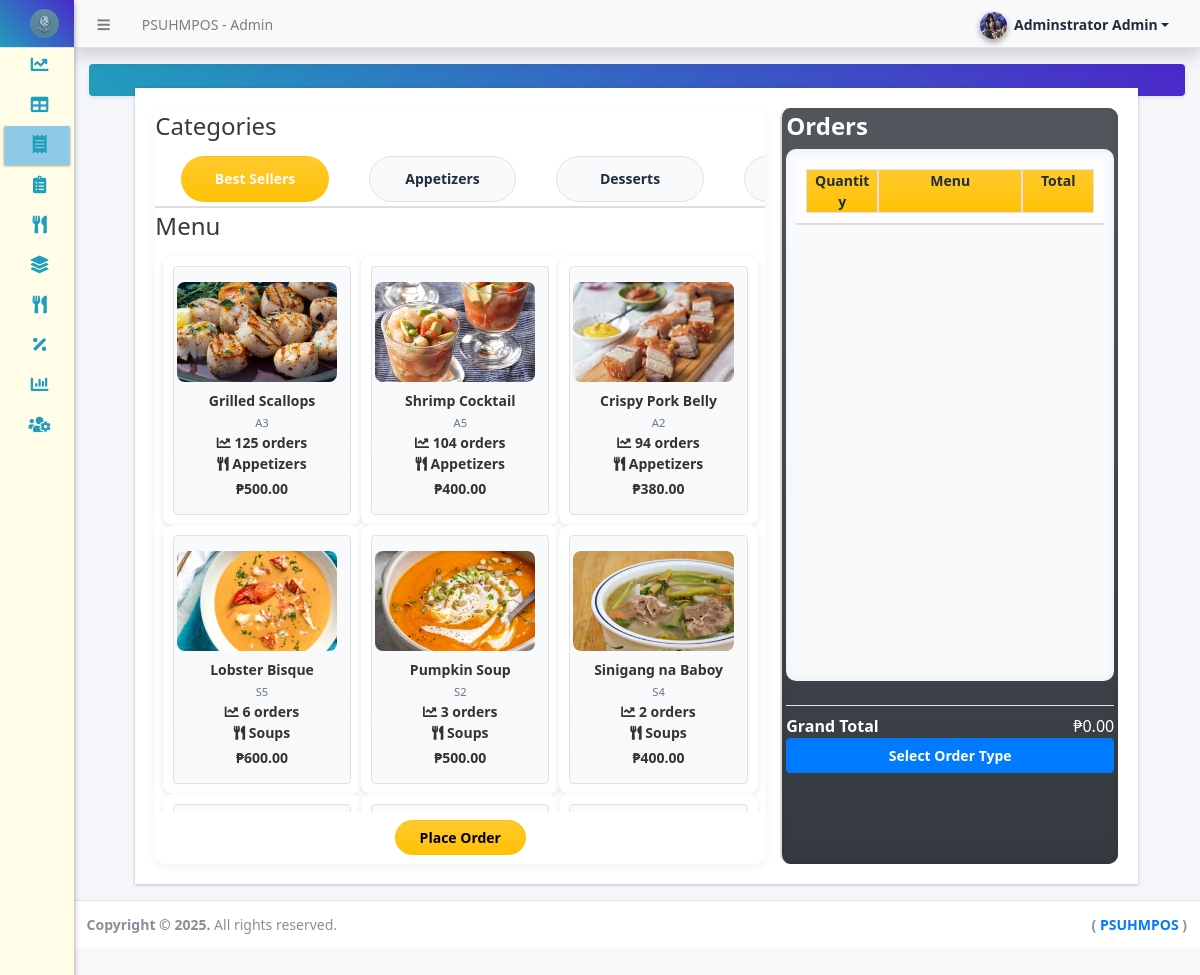
Screenshot of /admin/?page=sales/manage_sale (signed in) with the database file from the repository.
### tables this page shows
CREATE TABLE `category_list` (
  `id` int(30) NOT NULL,
  `name` text NOT NULL,
  `description` text NOT NULL,
  `status` tinyint(1) NOT NULL DEFAULT 1,
  `delete_flag` tinyint(1) NOT NULL DEFAULT 0,
  `date_created` datetime NOT NULL DEFAULT current_timestamp(),
  `date_updated` datetime NOT NULL DEFAULT current_timestamp() ON UPDATE current_timestamp()
);

CREATE TABLE `menu_list` (
  `id` int(30) NOT NULL,
  `category_id` int(30) NOT NULL,
  `code` varchar(100) NOT NULL,
  `name` text NOT NULL,
  `description` text NOT NULL,
  `price` float(12,2) NOT NULL DEFAULT 0.00,
  `status` tinyint(1) NOT NULL DEFAULT 1,
  `delete_flag` tinyint(1) NOT NULL DEFAULT 0,
  `date_created` datetime NOT NULL DEFAULT current_timestamp(),
  `date_updated` datetime NOT NULL DEFAULT current_timestamp() ON UPDATE current_timestamp(),
  `image_path` varchar(255) DEFAULT NULL
);

### admin/sales/manage_sale.php (the view, shortened to what this page needs)
<div class="content kitchen-header-gradient py-3 px-4 rounded shadow-sm mb-3">
</div>
<div class="row mt-n4 justify-content-center">
    <div class="col-lg-11 col-md-11 col-sm-12 col-xs-12">
        <div class="card rounded-0">
            <div class="card-body">
                <form action="" id="sales-form">
                    <div id="pos-field">
                        <div id="menu-list">
                            <fieldset>
                                <legend>Categories</legend>
                           <div id="cat-list" class="py-1">
    <button class="btn btn-xs rounded-pill px-2 cat_btn mx-3 col-lg-3 col-md-4 col-sm-6 col-xs-10 bg-gradient-warning text-light" type="button" data-id='0'>Best Sellers</button>
    <?php
    $categories = $conn->query("SELECT * FROM category_list where delete_flag = 0 and status = 1 order by name asc");
    while($row = $categories->fetch_assoc()):
    ?>
    <button class="btn btn-xs rounded-pill px-2 cat_btn mx-3 col-lg-3 col-md-4 col-sm-6 col-xs-10 bg-gradient-light border" type="button" data-id='<?= $row['id'] ?>'><?= $row['name'] ?></button>
    <?php endwhile; ?>
</div>
                            </fieldset>
                            <fieldset>
                                <legend>Menu</legend>
                                <div id="item-list" class="py-1 overflow-auto">
                                              <div class="row row-cols-xl-3 row-cols-md-2 row-cols-sm-1 gy-2 gx-2">
                                    <?php
                                    $cat_list = $conn->query("SELECT name from category_list");
                                    while($cat_row = $cat_list->fetch_assoc()):
                                     $cat_name = $cat_row["name"];
                                    ?>
                                    <br/>
                                    <?php
                                    $bestSellers = $conn->query("SELECT *,
                                                        COUNT(order_items.menu_id) AS total_orders,category_list.name AS cat_name, menu_list.name AS menu_name
                                                    FROM menu_list
                                                    INNER JOIN order_items
                                                        ON menu_list.id = order_items.menu_id
                                                    INNER JOIN category_list ON category_list.id = menu_list.category_id
                                                    WHERE menu_list.delete_flag = 0
                                                    AND menu_list.status = 1
                                                    AND category_list.name = '$cat_name'
                                                    GROUP BY menu_list.id, menu_list.name
                                                    ORDER BY total_orders DESC LIMIT 3;");
                                    while($row = $bestSellers->fetch_assoc()):
                                    ?>
                                    <div class="col <?= isset($cid) && $cid == $row['category_id'] ? "" : "d-none" ?> menu-item" data-cat-id='0'>
                                        <button class="btn btn-default btn-block btn-xs rounded px-2 bg-gradient-light border item-btn text-left" type="button" data-id='<?= $row['menu_id'] ?>' data-price='<?= $row['price'] ?>'>
                                            <div class="d-flex flex-column align-items-center">
                                                <img src="<?= isset($row['image_path']) && !empty($row['image_path']) ? base_url . 'uploads/image/' . htmlspecialchars($row['image_path']) : 'path_to_placeholder_image.jpg' ?>"
                                                     alt="<?= htmlspecialchars($row['name']) ?>"
                                                     style="width: 100%; height: 100px; object-fit: cover; border-radius: 8px;">
                                                <div class="text-center mt-2">
                                                    <div class="font-weight-bold"><?= htmlspecialchars($row['menu_name']) ?> </div>
                                                    <small class="text-muted"><?= $row['code'] ?></small>
                                                    <br/>
                                                        <div class="menu-stats-container">
        <div class="stat-item orders">
            <i class="fas fa-chart-line"></i>
            <span class="stat-number"><?= $row['total_orders'] ?></span>
            <span class="stat-label"><?= $row['total_orders']<2?"order":"orders" ?></span>
        </div>
        <div class="stat-item category">
            <i class="fas fa-utensils"></i>
            <span class="stat-text"><?= $cat_name ?></span>
        </div>
    </div>
                                                    <div class="font-weight-bold mt-1">₱<?= number_format($row['price'], 2) ?></div>
                                                </div>
                                            </div>
                                        </button>
                                    </div>
                                    <?php endwhile;
                                    endwhile; ?>
                                    </div>
                                </div>
                            </fieldset>
                            <div class="text-center py-2">
                                <button type="submit" id="place_order" class="btn btn-warning bg-gradient-warning rounded-pill px-4">Place Order</button>
                            </div>
                        </div>
                        <div id="order-list" class="bg-gradient-dark p-1">
                            <h4><b>Orders</b></h4>
                            <div id="order-items-holder" class="bg-gradient-light mb-3">
                                <div id="order-items-header">
                                    <div class="d-flex w-100 bg-gradient-warning">
                                        <div class="col-3 text-center font-weight-bolder m-0 border">Quantity</div>
                                        <div class="col-6 text-center font-weight-bolder m-0 border">Menu</div>
                                        <div class="col-3 text-center font-weight-bolder m-0 border">Total</div>
                                    </div>
                                </div>
                            </div>
<div class="d-flex justify-content-between align-items-center w-100 mt-2 pt-2 border-top">
    <span class="font-weight-bold text-white" style="font-size: 16px;">Grand Total</span>
    <span class="text-white text-right" style="font-size: 16px;" id="grand_total">₱0.00</span>
</div>
<button type="button" class="btn btn-primary" data-toggle="modal" data-target="#myModal">
    Select Order Type
</button>
                        </div>
                    </div>
                </form>
            </div>
        </div>
    </div>
</div>
        </div>
    </div>
</div>

### admin/sales/manage_sale.php (style rules this page uses)
body { font-family: 'Segoe UI', Tahoma, Geneva, Verdana, sans-serif; background-color: #f9f9f9; }
#pos-field { height: 54em; display: flex; gap: 15px; }
#menu-list { width: 65%; height: 100%; overflow: hidden; display: flex; flex-direction: column; border-radius: 10px; background: rgba(255, 255, 255, 0.95); box-shadow: 0 4px 12px rgba(0, 0, 0, 0.05); backdrop-filter: blur(4px); }
#order-list { width: 36%; height: 100%; display: flex; flex-direction: column; background: rgba(255, 255, 255, 0.7); border-left: 2px solid #ddd; padding: 15px; border-radius: 10px; box-shadow: inset 0 0 10px rgba(0, 0, 0, 0.1); backdrop-filter: blur(10px); }
#cat-list { height: 4em !important; overflow-x: auto; display: flex; gap: 8px; padding: 10px; white-space: nowrap; background: #ffffff; border-bottom: 2px solid #ddd; }
#cat-list button, #cat-list .btn { transition: background-color 0.3s ease, color 0.3s ease, border-color 0.3s ease, transform 0.3s ease; }
#item-list { height: 40em !important; display: flex; flex-wrap: wrap; gap: 15px; padding: 15px; overflow-y: auto; justify-content: flex-start; }
.menu-item { background: rgba(255, 255, 255, 0.9); border-radius: 10px; padding: 10px; box-shadow: 0 2px 6px rgba(0, 0, 0, 0.1); transition: transform 0.3s ease, box-shadow 0.3s ease; width: 31%; overflow: hidden; }
.menu-item button { width: 100%; height: 100%; padding: 15px; font-size: 1em; font-weight: bold; border-radius: 8px; background-color: #fff; color: #333; border: 2px solid #ccc; transition: background-color 0.3s ease, transform 0.3s ease, color 0.3s ease; }
#order-items-holder { height: 38em !important; overflow-y: auto; background: rgba(255, 255, 255, 0.95); border-radius: 10px; padding: 10px; box-shadow: inset 0 0 8px rgba(0, 0, 0, 0.05); }
#order-items-header { position: sticky; top: 0; background: rgba(255, 255, 255, 0.9); padding: 10px; font-weight: bold; border-bottom: 2px solid #ddd; z-index: 1; border-radius: 8px 8px 0 0; color: #000; }
.btn { transition: background-color 0.3s, color 0.3s; font-weight: 600; }
.btn-warning { background-color: #ffcc00; color: #000; }
.btn-default { background-color: #f8f9fa; color: #000; }
.kitchen-header-gradient { background: linear-gradient(45deg, #219ebc, rgb(75, 40, 202)); color: #fff; }
.menu-item img { width: 40px; height: 40px; object-fit: cover; border-radius: 8px; margin-right: 10px; }
.btn-primary { background-color: #007bff; border-color: #007bff; }
.btn-warning { background: linear-gradient(145deg, #ffc107, #e0a800); }

### rows the page displays
category_list: name "Appetizers"
category_list: name "Desserts"
menu_list: image_path (picture), name "Grilled Scallops", code "A3", total_orders "125", category.name "Appetizers", price "500.00"
menu_list: image_path (picture), name "Shrimp Cocktail", code "A5", total_orders "104", category.name "Appetizers", price "400.00"
menu_list: image_path (picture), name "Crispy Pork Belly", code "A2", total_orders "94", category.name "Appetizers", price "380.00"
menu_list: image_path (picture), name "Lobster Bisque", code "S5", total_orders "6", category.name "Soups", price "600.00"
menu_list: image_path (picture), name "Pumpkin Soup", code "S2", total_orders "3", category.name "Soups", price "500.00"
menu_list: image_path (picture), name "Sinigang na Baboy", code "S4", total_orders "2", category.name "Soups", price "400.00"

### other values shown
$_settings->info('name') "PSUHMPOS"
$_settings->userdata('firstname').' '.$_settings->userdata('lastname') "Adminstrator Admin"
